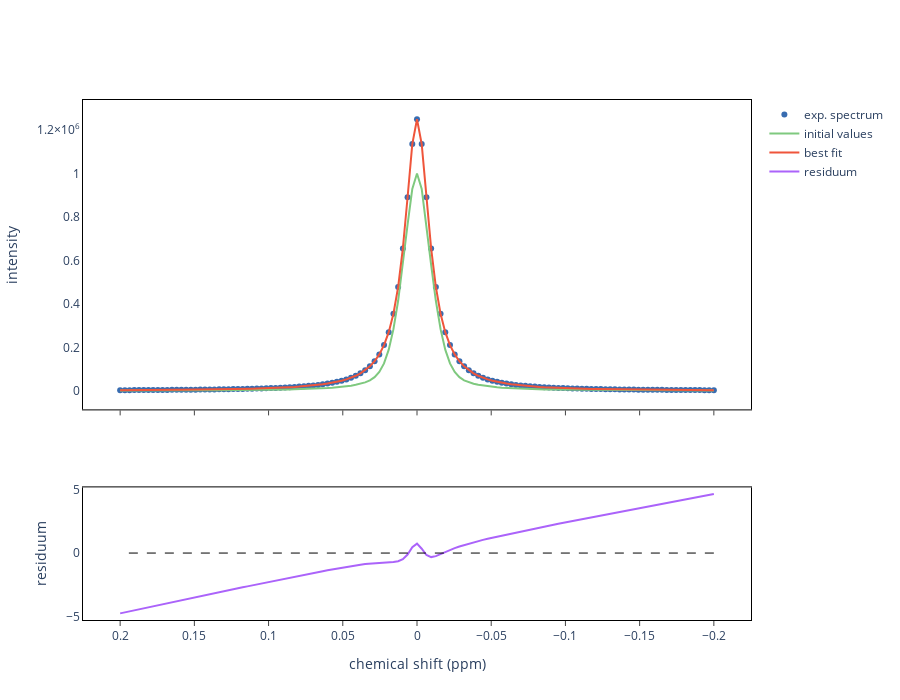

Notebook code cell kept with this figure:
### Markdown cell above
Fitting results can be viewed using the plot method with fit=True.

### Code cell
fig = sp.plot(ini=True, fit=True)
fig.update_layout(autosize=False, width=900, height=700)
fig.show()
